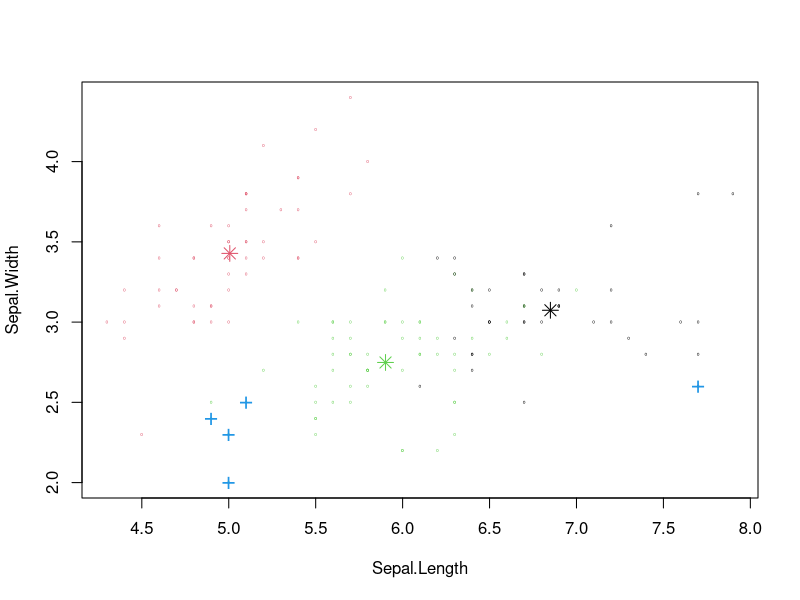

Here is the R script that generated this plot:
setwd('C:\\Users\\Ivan.Liuyanfeng\\Desktop\\Data_Mining_Work_Space\\rdatamining')
# remove species from the data to cluster
iris2 <- iris[,1:4]
kmeans.result <- kmeans(iris2, centers=3)
# cluster centers
kmeans.result$centers
# cluster IDs
kmeans.result$cluster
# calculate distances between objects and cluster centers
centers <- kmeans.result$centers[kmeans.result$cluster, ]
distances <- sqrt(rowSums((iris2 - centers)^2))
# pick top 5 largest distances
outliers <- order(distances, decreasing=T)[1:5]
# who are outliers
print(outliers)
print(iris2[outliers,])

png('Outlier-Clustering.png')
par(mfcol=c(1,1))
# plot clusters
plot(iris2[,c("Sepal.Length", "Sepal.Width")], pch="o",col=kmeans.result$cluster, cex=0.3)
# plot cluster centers
points(kmeans.result$centers[,c("Sepal.Length", "Sepal.Width")], col=1:3,pch=8, cex=1.5)
# plot outliers
points(iris2[outliers, c("Sepal.Length", "Sepal.Width")], pch="+", col=4, cex=1.5)
dev.off()